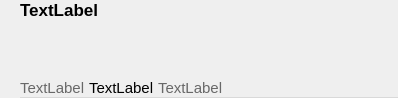
<?xml version="1.0" encoding="UTF-8"?>
<ui version="4.0">
 <class>NoteListCellWidget</class>
 <widget class="QWidget" name="NoteListCellWidget">
  <property name="geometry">
   <rect>
    <x>0</x>
    <y>0</y>
    <width>398</width>
    <height>98</height>
   </rect>
  </property>
  <property name="sizePolicy">
   <sizepolicy hsizetype="Preferred" vsizetype="Preferred">
    <horstretch>0</horstretch>
    <verstretch>0</verstretch>
   </sizepolicy>
  </property>
  <property name="minimumSize">
   <size>
    <width>0</width>
    <height>98</height>
   </size>
  </property>
  <property name="maximumSize">
   <size>
    <width>16777215</width>
    <height>98</height>
   </size>
  </property>
  <property name="windowTitle">
   <string>Form</string>
  </property>
  <property name="styleSheet">
   <string notr="true">
QWidget#widget{
  background-color: transparent;
}

QWidget#widget_content{
  border-bottom: 0.5px solid rgb(217, 217, 217);
}

#frame_body{
  border: none;
  font-size: 12px;
  color: #686868;
}

QLabel#label_tagList,
QLabel#label_datetime{
  color: #686868;
}

</string>
  </property>
  <layout class="QHBoxLayout" name="horizontalLayout_2">
   <property name="spacing">
    <number>0</number>
   </property>
   <property name="leftMargin">
    <number>0</number>
   </property>
   <property name="topMargin">
    <number>0</number>
   </property>
   <property name="rightMargin">
    <number>0</number>
   </property>
   <property name="bottomMargin">
    <number>0</number>
   </property>
   <item>
    <widget class="QWidget" name="widget" native="true">
     <property name="minimumSize">
      <size>
       <width>20</width>
       <height>98</height>
      </size>
     </property>
     <property name="maximumSize">
      <size>
       <width>20</width>
       <height>98</height>
      </size>
     </property>
    </widget>
   </item>
   <item>
    <widget class="QWidget" name="widget_content" native="true">
     <property name="styleSheet">
      <string notr="true"/>
     </property>
     <layout class="QVBoxLayout" name="verticalLayout_3">
      <property name="spacing">
       <number>0</number>
      </property>
      <property name="leftMargin">
       <number>0</number>
      </property>
      <property name="topMargin">
       <number>0</number>
      </property>
      <property name="rightMargin">
       <number>0</number>
      </property>
      <property name="bottomMargin">
       <number>0</number>
      </property>
      <item>
       <widget class="QLabel" name="label_title">
        <property name="minimumSize">
         <size>
          <width>0</width>
          <height>20</height>
         </size>
        </property>
        <property name="maximumSize">
         <size>
          <width>16777215</width>
          <height>20</height>
         </size>
        </property>
        <property name="font">
         <font>
          <pointsize>13</pointsize>
          <weight>75</weight>
          <bold>true</bold>
         </font>
        </property>
        <property name="text">
         <string>TextLabel</string>
        </property>
        <property name="alignment">
         <set>Qt::AlignBottom|Qt::AlignLeading|Qt::AlignLeft</set>
        </property>
       </widget>
      </item>
      <item>
       <widget class="ElidedLabel" name="frame_body">
        <property name="frameShape">
         <enum>QFrame::StyledPanel</enum>
        </property>
        <property name="frameShadow">
         <enum>QFrame::Raised</enum>
        </property>
       </widget>
      </item>
      <item>
       <widget class="QWidget" name="widget_attribute" native="true">
        <property name="minimumSize">
         <size>
          <width>0</width>
          <height>20</height>
         </size>
        </property>
        <property name="maximumSize">
         <size>
          <width>16777215</width>
          <height>20</height>
         </size>
        </property>
        <layout class="QHBoxLayout" name="horizontalLayout">
         <property name="spacing">
          <number>4</number>
         </property>
         <property name="leftMargin">
          <number>0</number>
         </property>
         <property name="topMargin">
          <number>2</number>
         </property>
         <property name="rightMargin">
          <number>0</number>
         </property>
         <property name="bottomMargin">
          <number>2</number>
         </property>
         <item>
          <widget class="QLabel" name="label_datetime">
           <property name="minimumSize">
            <size>
             <width>0</width>
             <height>0</height>
            </size>
           </property>
           <property name="maximumSize">
            <size>
             <width>16777215</width>
             <height>16777215</height>
            </size>
           </property>
           <property name="font">
            <font>
             <pointsize>11</pointsize>
             <weight>50</weight>
             <bold>false</bold>
            </font>
           </property>
           <property name="text">
            <string>TextLabel</string>
           </property>
           <property name="alignment">
            <set>Qt::AlignLeading|Qt::AlignLeft|Qt::AlignVCenter</set>
           </property>
          </widget>
         </item>
         <item>
          <widget class="QLabel" name="label_categoryList">
           <property name="font">
            <font>
             <pointsize>11</pointsize>
            </font>
           </property>
           <property name="text">
            <string>TextLabel</string>
           </property>
          </widget>
         </item>
         <item>
          <widget class="QLabel" name="label_tagList">
           <property name="font">
            <font>
             <pointsize>11</pointsize>
            </font>
           </property>
           <property name="text">
            <string>TextLabel</string>
           </property>
          </widget>
         </item>
         <item>
          <spacer name="horizontalSpacer">
           <property name="orientation">
            <enum>Qt::Horizontal</enum>
           </property>
           <property name="sizeHint" stdset="0">
            <size>
             <width>40</width>
             <height>20</height>
            </size>
           </property>
          </spacer>
         </item>
        </layout>
       </widget>
      </item>
     </layout>
    </widget>
   </item>
  </layout>
 </widget>
 <customwidgets>
  <customwidget>
   <class>ElidedLabel</class>
   <extends>QFrame</extends>
   <header location="global">elidedlabel.h</header>
   <container>1</container>
  </customwidget>
 </customwidgets>
 <resources/>
 <connections/>
</ui>
